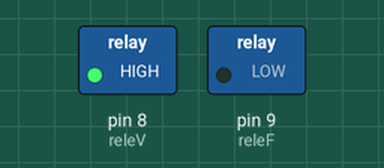
Bench run of a sketch on a simulated Arduino Uno, built with avr-gcc and run on an emulated ATmega328P. On the bench: switched loads named in the sketch (green lamp = pin HIGH). Pins used as bus, display or sensor lines are not drawn; what the sketch prints to the serial monitor is not drawn.

Above: at 0.1 s.
Timing chart, 0 to 1.6 s (numbered marks = the images above):
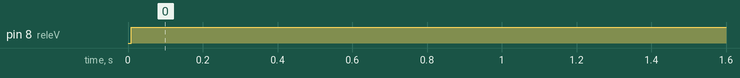

The sketch:

sketch_mar30a_d.ino
```cpp
const int releV=8;  //rele za valj priključen na D8
const int releF=9; //rele za bliskavico priključen na D9
const int IR=10;   //IR dioda priključena na D10
int state;        //stanje za void valj()
int stateIR;       //stanje za void ir()
int drop1;      //DROP1 SIZE
int dropdelay;  //DROP2 DELAY
int drop2delay;   //vsota drop1 in dropdelay
int drop2;        //vsota drop1, dropdelay in drop2time
int drop2time;  //DROP2 SIZE
int interval1;     //sem se shrani čas, ko se postopek izvede
int flashDelay;   //FLASHDELAY
int tmp=0;
int key;
byte recievedData;

void setup() {
 pinMode(releV, OUTPUT);        //rele za valj je izhod
 pinMode(releF, OUTPUT);        //rele za bliskavico je izhod
 pinMode(IR, OUTPUT);           //IR dioda je izhod

 state=HIGH;                 //ob zagonu programa sta obe stanji v logičnem stanju "1"
 stateIR=HIGH;

 Serial.begin(9600);
  Serial.println("<Arduino je pripravljen>");
}

void valj() {
if(state==HIGH){
Serial.println("<1234>");
Serial.println(millis());
Serial.println(interval1);
Serial.println(drop1);
  if(/*millis()-interval1>0&&*/millis()-interval1<drop1){              //če je stanje "1" in je čas večji od 0 ms in manjši od velikosti prve kapljice, se ventil valja odpre za čas prve kapljice
digitalWrite(8,LOW);

Serial.println("<8 je low>");
}
if(millis()-interval1>drop1&&millis()-interval1<drop2delay){

digitalWrite(8,HIGH);
Serial.println("<8 je high>");//ventil se zapre
}
if(millis()-interval1>drop2delay&&millis()-interval1<drop2){       //če je stanje "1" in je čas večji od velikosti prve kapljice ter manjši od vsote velikosti prve kapljice in dropdelaya,se ventilj valja odpre za čas druge kapljice

digitalWrite(8,LOW);
}
if(millis()-interval1>drop2){                                     //po drugi kapljici se ventil zapre
digitalWrite(8,HIGH);
}
if(millis()-interval1>drop2&&millis()-interval1<flashDelay){       //če je stanje "1" in je čas večji od vsote velikosti prve kapljice, dropdelaya, druge kapljice ter manjši od časa flashDelay,se ventilj valja odpre za čas druge kapljice, se oba releja izklopita
digitalWrite(9,HIGH);
digitalWrite(8,HIGH);
}
if(millis()-interval1>flashDelay&&millis()-interval1<flashDelay+400){

digitalWrite(9,LOW);                                                          //če je stanje "1" in večji od flashDelaya in manjši od vsote flashDelaya in 400 ms, rele sproži bliskavico

interval1=millis();
}
//ko se proces zaključi, se čas shrani v interval 1, da lahko program zaženemo več kot enkrat, prav tako se stanje ponastavi na "0", da se ne more proces ponavljati, razen če dobimo nove podatke
state=LOW;

}
}
void cas(){

 drop2delay=drop1+dropdelay;
drop2=drop1+dropdelay+drop2time;                                           //formule za čase

}
void ir(){

if (state==HIGH){                                                        //proženje IR diode
 for(int i=0; i<16; i++) {
    digitalWrite(IR, HIGH);
    delayMicroseconds(11);
    digitalWrite(IR, LOW);
    delayMicroseconds(11);
  }
  delayMicroseconds(7330);
  for(int i=0; i<16; i++) {
    digitalWrite(IR, HIGH);
    delayMicroseconds(11);
    digitalWrite(IR, LOW);
    delayMicroseconds(11);
                                                            //stanje se ponastavi na logično "0", da se del kod izvede le enkrat ob zagonu
  }

}

}


void loop()
{
      cas();
      ir();
      valj();
  if (Serial.available()>0)
  {
    tmp++;
    recievedData = Serial.read();
    if(tmp==1){
      drop1=recievedData;
      }
    else if(tmp ==2){
      drop2time=recievedData;
      }
    else if(tmp ==3){
      dropdelay=recievedData;
      }
    else if(tmp ==4){
      flashDelay=recievedData;
      }
    else if(tmp ==5){
      key=recievedData;
      tmp=0;
      if(key == 1){
        Serial.println(state);
      state=HIGH;
      Serial.println(drop1);
      Serial.println(drop2time);
     Serial.println(dropdelay);
     Serial.println(flashDelay);
     Serial.println(state);
        }
      }
    }


}
```

Measured:
- by itself, pin 8 (releV): LOW → HIGH at 0.01 s
